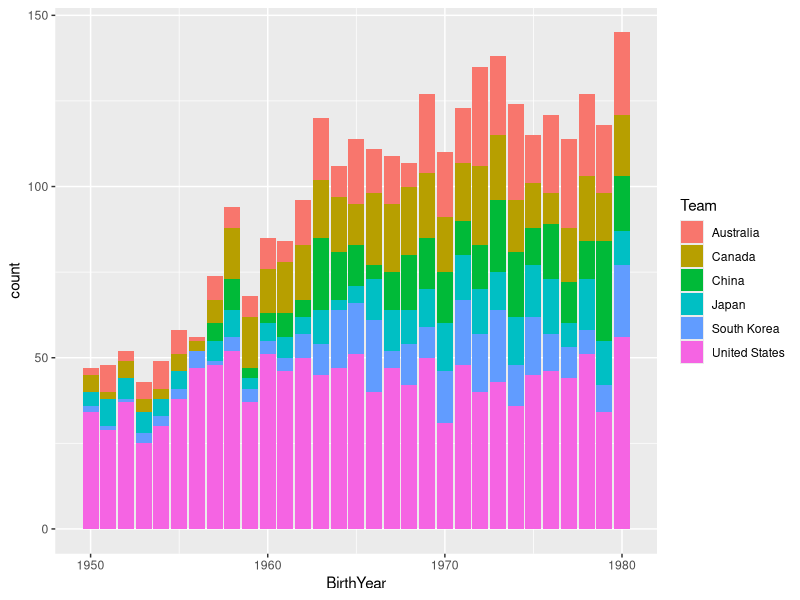
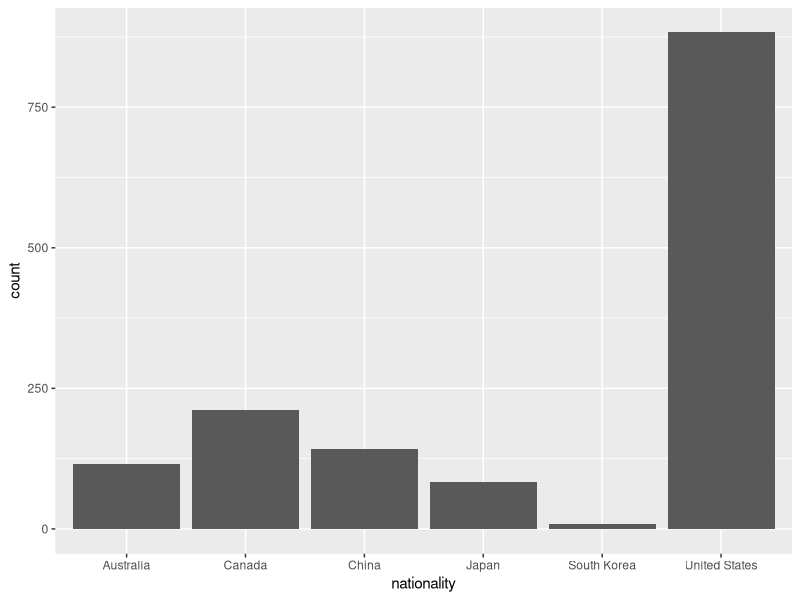
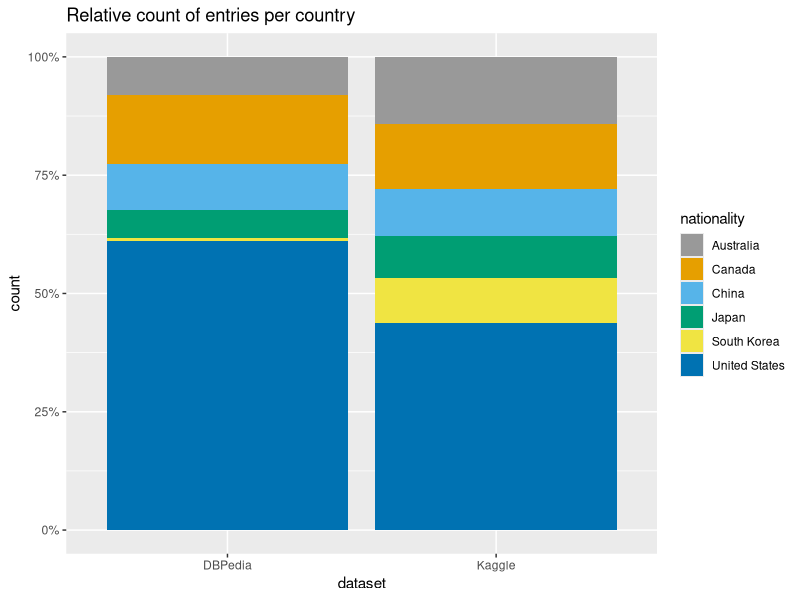
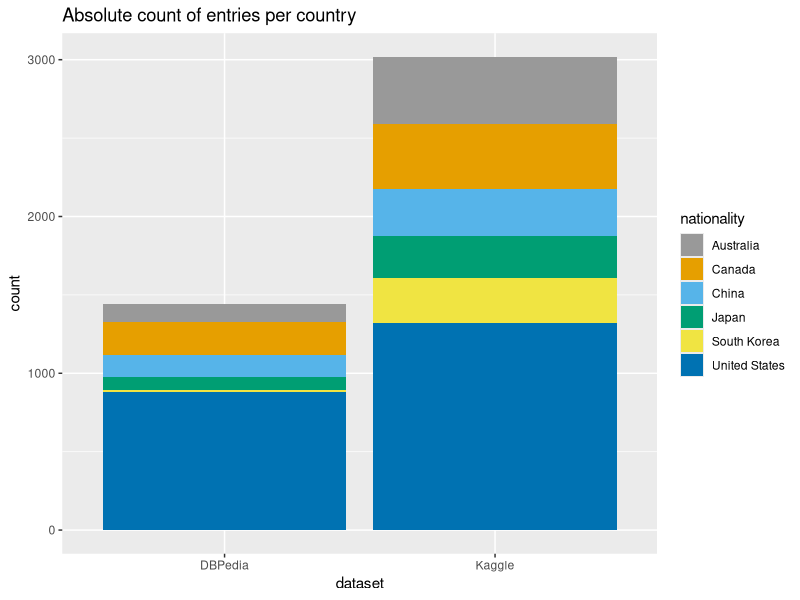

R code for these plots, in order: (Note: this script raises an error after producing the figures.)
kaggle <-read.csv("person_per_line_kaggle.csv")
library(tidyverse)
library(scales)
library(maps)
#select countries
kaggle_year<- filter(kaggle, BirthYear >= 1950 & BirthYear <= 1980)
kaggle_countryyear <- filter(kaggle_year, Team == "United States" |Team == "China" |Team == "Canada" | Team == "Australia" | Team == "Japan" | Team=='South Korea')

#make colorblindfriendly graphs

cbPalette <- c("#999999", "#E69F00", "#56B4E9", "#009E73", "#F0E442", "#0072B2", "#D55E00", "#CC79A7")

#bar plot for medals per country
ggplot()+geom_bar(data=kaggle_countryyear, mapping=aes(x=BirthYear, fill=Team))

#DBPedia dataset
dbpedia <- read.csv('person_per_line_dbp.csv')
dbpedia_country <- filter(dbpedia, nationality== "United States" | nationality== "China" | nationality == "Canada" | nationality == "Australia" | nationality == "Japan" | nationality=='South Korea')

#plot medals per country
ggplot()+geom_bar(data=dbpedia_country, mapping=aes(x=nationality))

#put the two datasets together and make one graph
dbpedia_country$dataset <- 'DBPedia'
kaggle_countryyear$dataset <- 'Kaggle'
names(kaggle_countryyear)[7]<-"nationality"
kaggle_select <- select(kaggle_countryyear, Name, nationality, Sport, dataset)
names(kaggle_select)[1] <- 'name'
names(kaggle_select)[3] <- 'sport'
merged_data <- rbind(dbpedia_country, kaggle_select)

ggplot()+geom_bar(data=merged_data, mapping=aes(x=dataset, fill=nationality), position='fill') + 
  scale_y_continuous(labels=percent) +
  scale_fill_manual(values=cbPalette) +
  ggtitle("Relative count of entries per country")
ggplot()+geom_bar(data=merged_data, mapping=aes(x=dataset, fill=nationality)) + 
  scale_fill_manual(values=cbPalette) +
  ggtitle('Absolute count of entries per country')

#to put things into perspective, i want to get the percentage of people for the different countries that has a wiki page
counts_merged_data <- count(merged_data, nationality, dataset)
pct_aus <- counts_merged_data[1,3]/counts_merged_data[2,3]
pct_can <- counts_merged_data[3,3]/counts_merged_data[4,3]
pct_chi <- counts_merged_data[5,3]/counts_merged_data[6,3]
pct_jap <- counts_merged_data[7,3]/counts_merged_data[8,3]
pct_soko <- counts_merged_data[9,3]/counts_merged_data[10,3]
pct_usa <- counts_merged_data[11,3]/counts_merged_data[12,3]

percentages <- rbind(pct_aus, pct_can, pct_chi, pct_jap, pct_soko, pct_usa)
percentages$Country <- c("Australia", "Canada", "China", "Japan", "South Korea", "United States")
percentages$percent <- percent(round(percentages$n, digits = 3))
ggplot(data=percentages, mapping=aes(x=reorder(Country,n), y=n))+geom_bar(fill='pink', stat='identity') +
scale_y_continuous(labels= percent) + xlab('Country') +ylab ("Percentage") +
  geom_text(data= percentages, mapping=aes(label=percent)) +
  ggtitle("Percentage of athletes in Kaggle dataset that has an entry in DBPedia")

#try to make maps
maps <- map_data('world')
usa <- map_data('USA')
ggplot() +
  geom_polygon(data = maps, aes(x=long, y=lat, group=group))

#make a table
attach(merged_data)

merged_data_numbers <- merged_data %>%
  group_by(nationality, dataset) %>%
  summarize(
    entries = n()
  ) %>%
  spread(dataset, entries)

merged_numbers_total <- merged_data_numbers %>%
  ungroup() %>%
  summarize(
    DBPedia = sum(DBPedia),
    Kaggle = sum(Kaggle)
  ) %>%
  mutate(
    nationality = "Total"
  )

merged_data_totals <- bind_rows(merged_data_numbers, merged_numbers_total) %>%
  mutate(
    Total_nationality = sum(DBPedia, Kaggle)
  )
install.packages('xtable')
library(xtable)
xtable(merged_data_totals)
